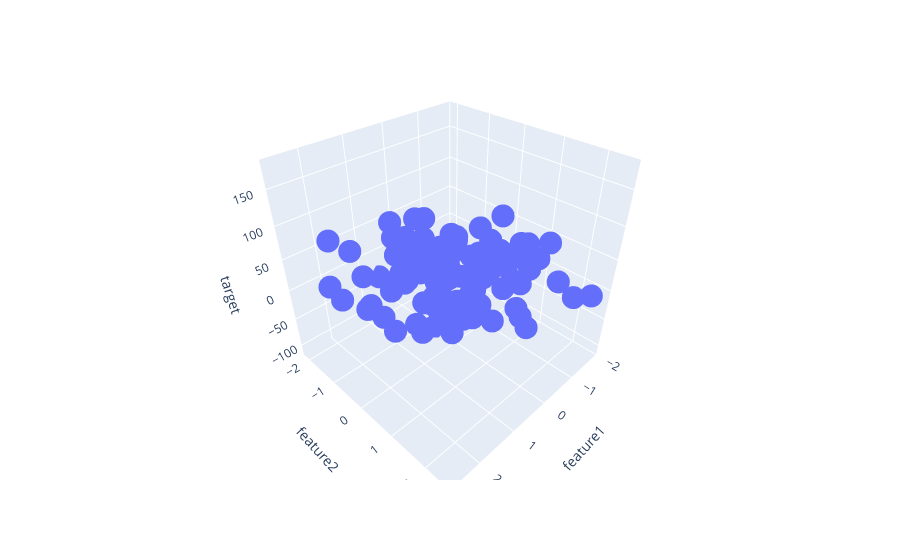

Notebook cell for this chart:
### Code cell
fig = px.scatter_3d(df, x='feature1', y='feature2', z='target')

fig.show()
